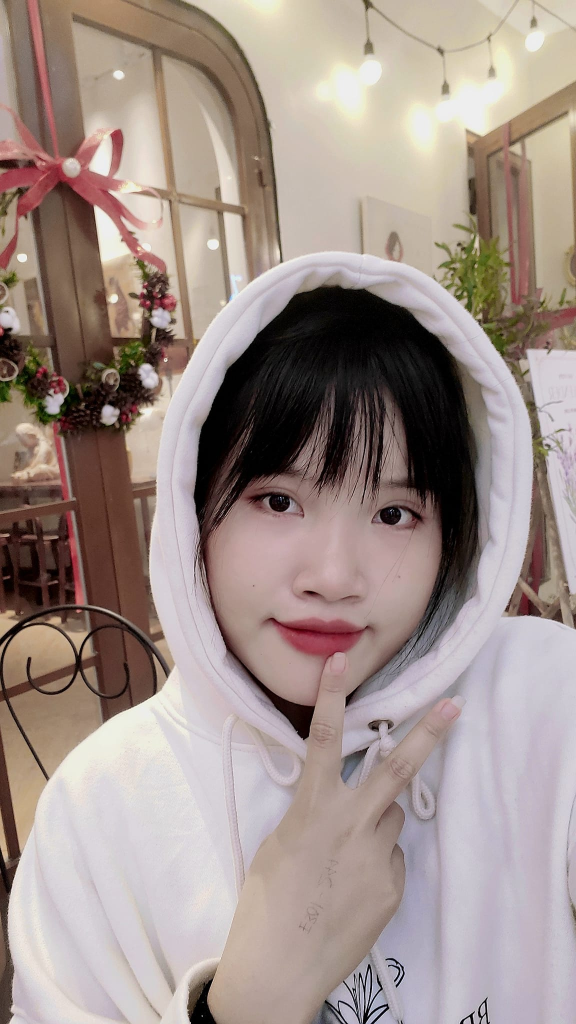
#> input picture tieulienan.jpg, 1152 x 2048 px (shown at 1/2 size)
$ python assignment.py
#> lines starting #> are read from the running program, lines starting #| are printed output that depends on the picture; after the words box and inside, x2 and y2 are one past the last pixel; in counts of white or black regions, pixels touching at a corner belong together
import cv2
import numpy as np

# Load an image
image = cv2.imread('tieulienan.jpg')
#> image is the input picture: shape (2048, 1152, 3); mean B, G, R 139.1, 144.9, 160.3

# Resize the image
resized_image = cv2.resize(image, (400, 400))
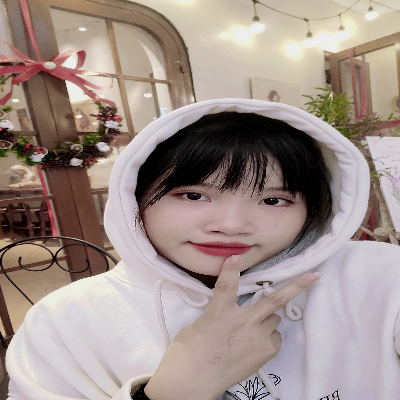
#> resized_image: shape (400, 400, 3); mean B, G, R 139, 144.8, 160.2

# Convert the image to grayscale
gray_image = cv2.cvtColor(resized_image, cv2.COLOR_BGR2GRAY)
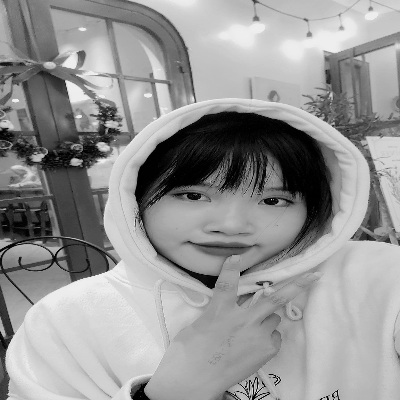
#> gray_image: shape (400, 400); min 0, max 248, mean 148.8

# Apply binary thresholding
ret, thresh_image = cv2.threshold(gray_image, 127, 255, cv2.THRESH_BINARY)
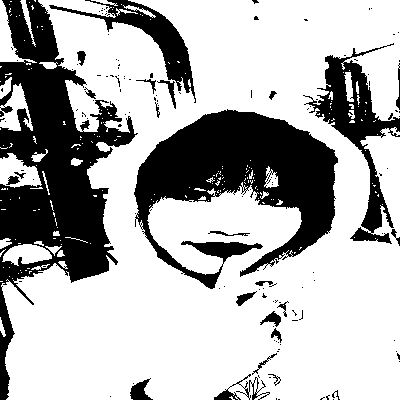
#> thresh_image: shape (400, 400); 69.7% white; 141 black regions (116 under 20 px), largest, box (x1, y1, x2, y2) and area: (0, 0, 138, 400) 20556, (134, 109, 338, 289) 17711, (303, 43, 400, 244) 4960

_, otsu_threshold = cv2.threshold(gray_image, 0, 255, cv2.THRESH_BINARY + cv2.THRESH_OTSU)
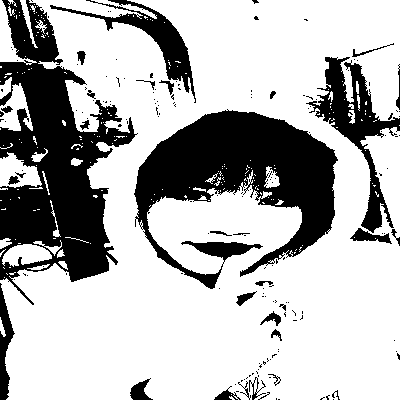
#> otsu_threshold: shape (400, 400); 71.1% white; 175 black regions (144 under 20 px), largest, box (x1, y1, x2, y2) and area: (0, 0, 138, 305) 18766, (134, 109, 338, 289) 17288, (306, 57, 400, 233) 4255

_, triangle_threshold = cv2.threshold(gray_image, 0, 255, cv2.THRESH_BINARY + cv2.THRESH_TRIANGLE)
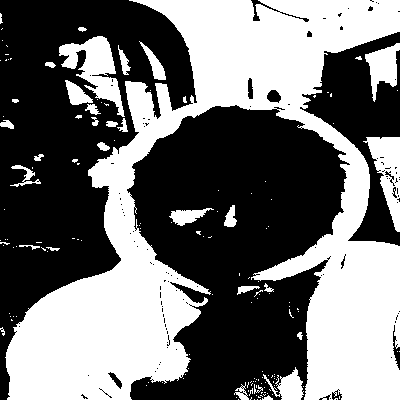
#> triangle_threshold: shape (400, 400); 44.6% white; 154 white regions (122 under 20 px), largest, box (x1, y1, x2, y2) and area: (5, 0, 400, 400) 62789, (59, 36, 125, 117) 2184, (363, 137, 400, 232) 1653

# Display the original and processed images
cv2.imshow('Original Image', image)
cv2.imshow('Resized Image', resized_image)
cv2.imshow('Thresholded Image', thresh_image)
cv2.imshow('Otsu thresholeded', otsu_threshold)
cv2.imshow('Triangle thresholeded', triangle_threshold)

# Wait for a key press and close the windows
cv2.waitKey(0)
cv2.destroyAllWindows()
